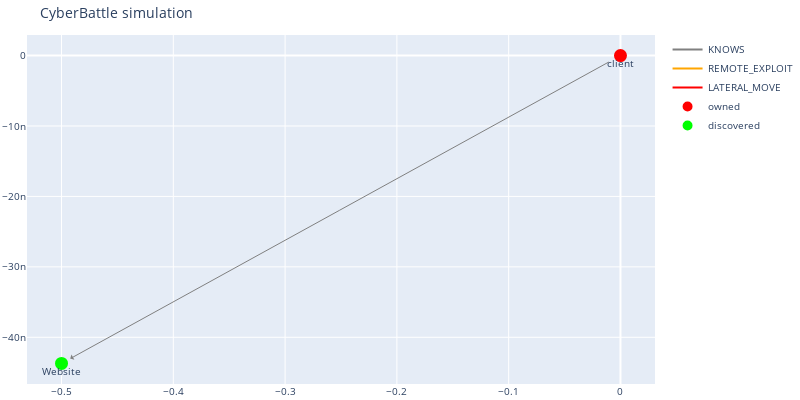
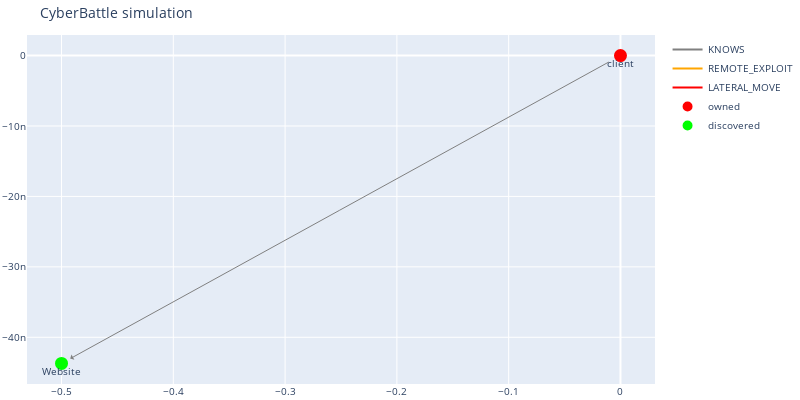

The notebook cell saved with these charts, in order:
### Code cell
# Initial discovery
c2.run_attack("client", "SearchEdgeHistory")

c2.run_remote_attack("client", "Website", "ScanPageContent")
c2.run_remote_attack("client", "Website", "ScanPageSource")

c2.run_remote_attack("client", "GitHubProject", "CredScanGitHistory")

c2.run_remote_attack("client", "GitHubProject", "CredScanGitHistory")

c2.run_remote_attack("client", "Website.Directory", "NavigateWebDirectory")
c2.run_remote_attack("client", "Website.Directory", "NavigateWebDirectoryFurther")

c2.run_remote_attack("client", "AzureStorage", "AccessDataWithSASToken")

c2.run_remote_attack("client", "Sharepoint", "ScanSharepointParentDirectory")

c2.run_remote_attack("client", "AzureResourceManager", "ListAzureResources")

print(c2.credentials_gathered_so_far)

# Spread
for creds in c2.credentials_gathered_so_far:
    c2.connect_and_infect("client", creds.node, creds.port, creds.credential)
plot()

### Figure 1 — Plotly figure (JSON) as saved in the notebook; plotly's stock layout.template omitted (floating-point values rounded to 4 significant figures)
{"data": [{"line": {"color": "gray"}, "mode": "lines", "name": "KNOWS", "type": "scatter", "x": [0], "y": [0]}, {"line": {"color": "orange"}, "mode": "lines", "name": "REMOTE_EXPLOIT", "type": "scatter", "x": [0], "y": [0]}, {"line": {"color": "red"}, "mode": "lines", "name": "LATERAL_MOVE", "type": "scatter", "x": [0], "y": [0]}, {"hoverinfo": "text", "marker": {"color": "#D32F2E", "line": {"color": "rgb(255,0,0)", "width": 8}, "size": 5, "symbol": "circle-dot"}, "mode": "markers+text", "name": "owned", "text": ["client"], "textposition": "bottom center", "type": "scatter", "x": [0], "y": [0]}, {"hoverinfo": "text", "marker": {"color": "#0e9d00", "line": {"color": "rgb(0,255,0)", "width": 8}, "size": 5, "symbol": "circle-dot"}, "mode": "markers+text", "name": "discovered", "text": ["Website"], "textposition": "bottom center", "type": "scatter", "x": [-0.5], "y": [-4.371e-08]}], "layout": {"annotations": [{"align": "center", "arrowcolor": "gray", "arrowhead": 1, "arrowsize": 1, "arrowwidth": 1, "ax": 0, "axref": "x", "ay": 0, "ayref": "y", "hovertext": "KNOWS", "opacity": 1, "showarrow": true, "standoff": 10, "startstandoff": 10, "x": -0.5, "xref": "x", "y": -4.371e-08, "yref": "y"}], "autosize": false, "font": {"size": 10}, "height": 400, "hovermode": "closest", "margin": {"b": 15, "l": 2, "r": 2, "t": 35}, "showlegend": true, "title": {"text": "CyberBattle simulation"}, "width": 800}}

### Figure 2 — Plotly figure (JSON) as saved in the notebook; plotly's stock layout.template omitted (floating-point values rounded to 4 significant figures)
{"data": [{"line": {"color": "gray"}, "mode": "lines", "name": "KNOWS", "type": "scatter", "x": [0], "y": [0]}, {"line": {"color": "orange"}, "mode": "lines", "name": "REMOTE_EXPLOIT", "type": "scatter", "x": [0], "y": [0]}, {"line": {"color": "red"}, "mode": "lines", "name": "LATERAL_MOVE", "type": "scatter", "x": [0], "y": [0]}, {"hoverinfo": "text", "marker": {"color": "#D32F2E", "line": {"color": "rgb(255,0,0)", "width": 8}, "size": 5, "symbol": "circle-dot"}, "mode": "markers+text", "name": "owned", "text": ["client"], "textposition": "bottom center", "type": "scatter", "x": [0], "y": [0]}, {"hoverinfo": "text", "marker": {"color": "#0e9d00", "line": {"color": "rgb(0,255,0)", "width": 8}, "size": 5, "symbol": "circle-dot"}, "mode": "markers+text", "name": "discovered", "text": ["Website"], "textposition": "bottom center", "type": "scatter", "x": [-0.5], "y": [-4.371e-08]}], "layout": {"annotations": [{"align": "center", "arrowcolor": "gray", "arrowhead": 1, "arrowsize": 1, "arrowwidth": 1, "ax": 0, "axref": "x", "ay": 0, "ayref": "y", "hovertext": "KNOWS", "opacity": 1, "showarrow": true, "standoff": 10, "startstandoff": 10, "x": -0.5, "xref": "x", "y": -4.371e-08, "yref": "y"}], "autosize": false, "font": {"size": 10}, "height": 400, "hovermode": "closest", "margin": {"b": 15, "l": 2, "r": 2, "t": 35}, "showlegend": true, "title": {"text": "CyberBattle simulation"}, "width": 800}}
